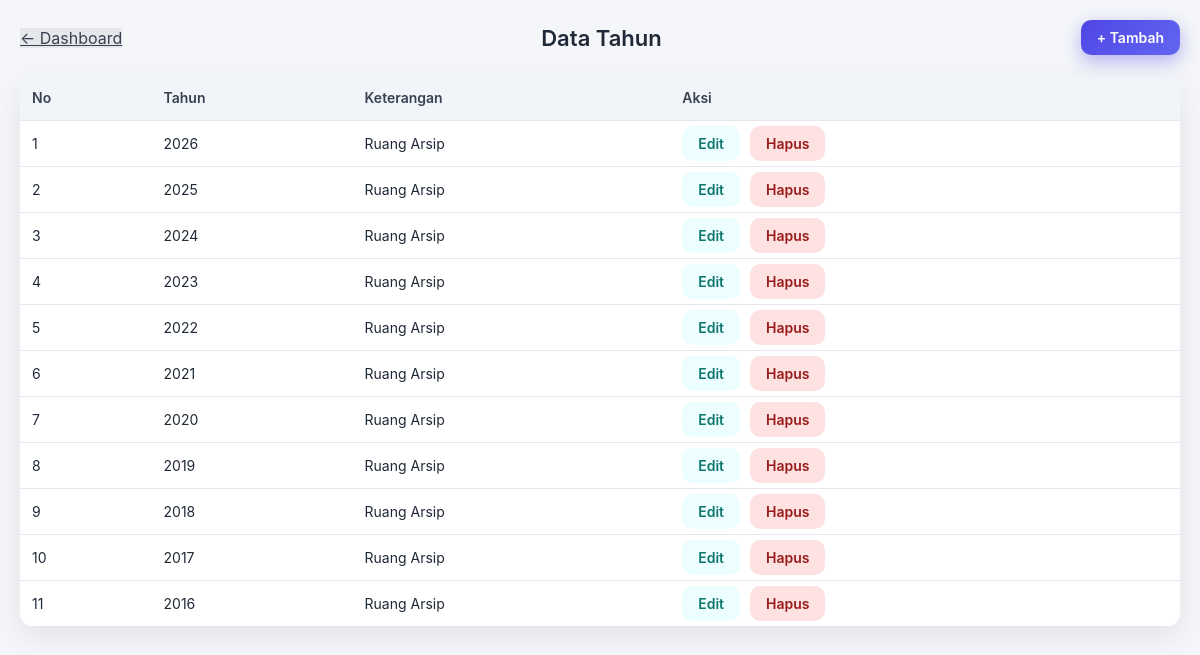
Page /ruang/index.php on the earlier database version.
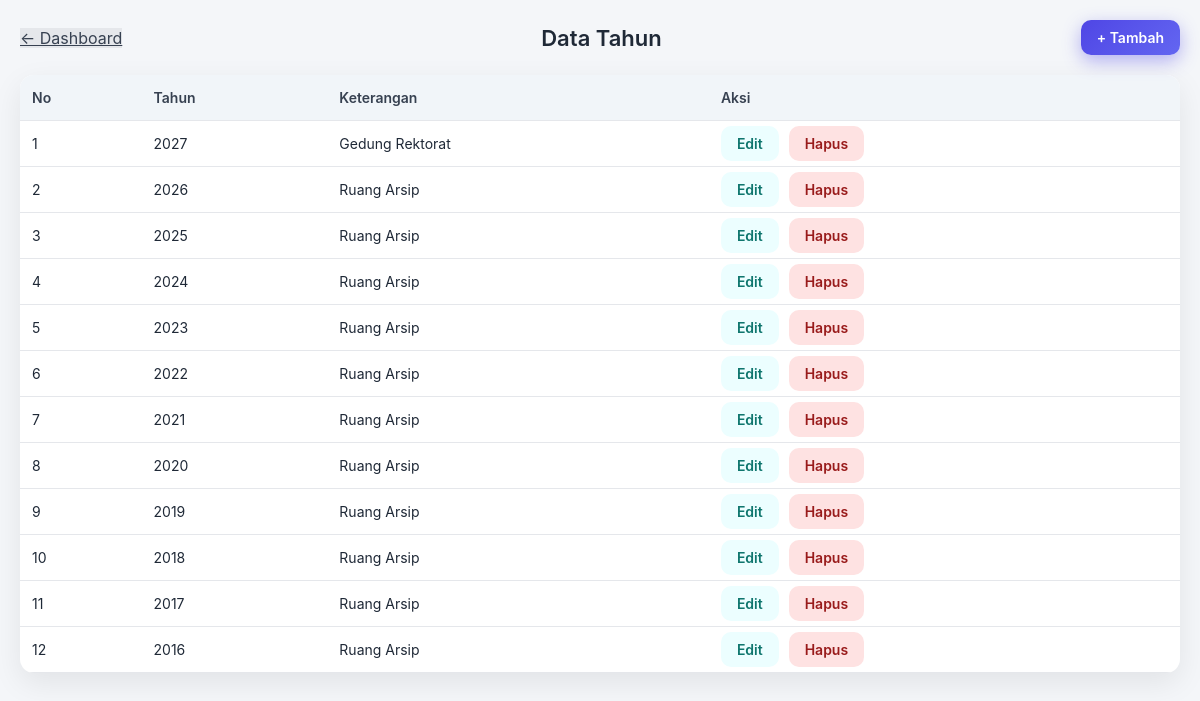
Same page on the later database version.
### tables this page shows
CREATE TABLE `ruang` (
  `id` int NOT NULL,
  `nama_ruang` varchar(100) DEFAULT NULL,
  `keterangan` text
);

### ruang/index.php (the view, shortened to what this page needs)
<?php
include "../config/koneksi.php";
$data = mysqli_query($conn, "SELECT * FROM ruang ORDER BY id DESC");
?>
<!DOCTYPE html>
<html lang="id">
<head>
    <link rel="stylesheet" href="../assets/css/tahun.css">
</head>
<body>
<div class="header">
    <a href="../dashboard.php" class="btn-back">← Dashboard</a>
    <h2>Data Tahun</h2>
    <a href="tambah.php" class="btn">+ Tambah </a>
</div>
<table>
    <tr>
        <th>No</th>
        <th>Tahun</th>
        <th>Keterangan</th>
        <th>Aksi</th>
    </tr>
    <?php $no=1; while($r = mysqli_fetch_assoc($data)){ ?>
    <tr>
        <td><?= $no++ ?></td>
        <td><?= $r['nama_ruang'] ?></td>
        <td><?= $r['keterangan'] ?></td>
        <td>
                <a href="edit.php?id=<?= $r['id'] ?>" class="btn btn-edit">Edit</a>
        <a href="hapus.php?id=<?= $r['id'] ?>" class="btn btn-delete"
        onclick="return confirm('Hapus ruang ini?')">Hapus</a>
        </td>
    </tr>
    <?php } ?>
</table>
</body>
</html>

Differences in the rows shown:
added ruang: nama_ruang "2027", keterangan "Gedung Rektorat"
